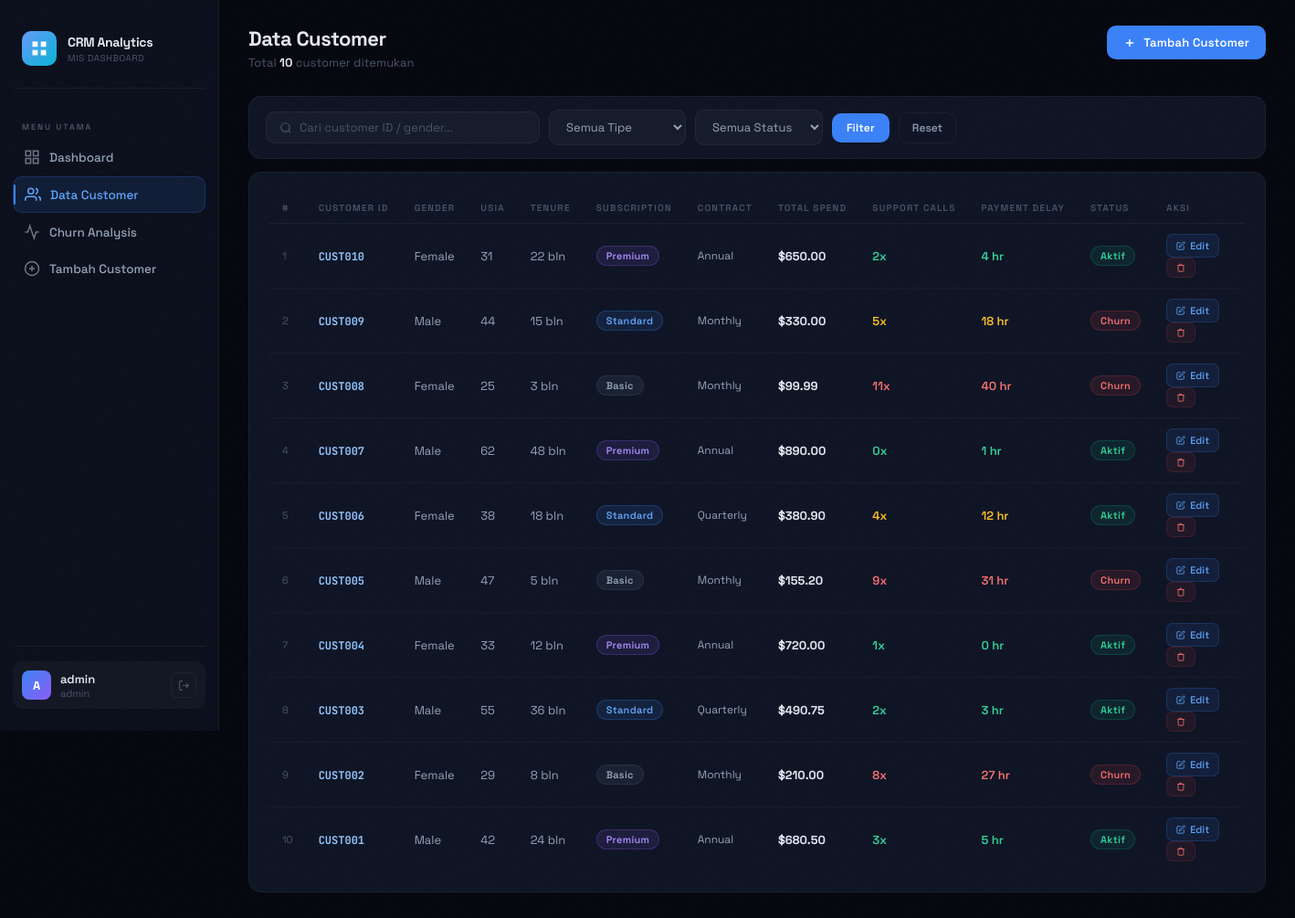
/customers.php (signed in), run on the app's committed database.
### tables this page shows
CREATE TABLE IF NOT EXISTS customer_churn (
    id            INT AUTO_INCREMENT PRIMARY KEY,
    customerid    VARCHAR(50)  NOT NULL UNIQUE,
    age           INT          NOT NULL,
    gender        VARCHAR(10)  NOT NULL,
    tenure        INT          DEFAULT 0,
    usage_frequency INT        DEFAULT 0,
    support_calls   INT        DEFAULT 0,
    payment_delay   INT        DEFAULT 0,
    subscription_type VARCHAR(20) NOT NULL DEFAULT 'Basic',
    contract_length   VARCHAR(20) NOT NULL DEFAULT 'Monthly',
    total_spend       DECIMAL(10,2) DEFAULT 0.00,
    last_interaction  INT        DEFAULT 0,
    churn             TINYINT(1) DEFAULT 0,
    created_at        TIMESTAMP  DEFAULT CURRENT_TIMESTAMP,
    updated_at        TIMESTAMP  DEFAULT CURRENT_TIMESTAMP ON UPDATE CURRENT_TIMESTAMP
);

### customers.php (the view, shortened to what this page needs)
<?php
include 'koneksi.php';
$search   = mysqli_real_escape_string($conn, trim($_GET['q']   ?? ''));
$filterSub   = mysqli_real_escape_string($conn, $_GET['sub']   ?? '');
$filterChurn = isset($_GET['churn']) && $_GET['churn'] !== '' ? (int)$_GET['churn'] : '';
$where = "WHERE 1=1";
$perPage = 15;
$page    = max(1, (int)($_GET['page'] ?? 1));
$offset  = ($page - 1) * $perPage;
$totalRes = mysqli_query($conn, "SELECT COUNT(*) as c FROM customer_churn $where");
$total    = mysqli_fetch_assoc($totalRes)['c'];
$rows = mysqli_query($conn,
    "SELECT * FROM customer_churn $where ORDER BY id DESC LIMIT $perPage OFFSET $offset"
);
?>
<!DOCTYPE html>
<html lang="id">
<head>
<link rel="stylesheet" href="assets/style.css">
</head>
<body>
<?php include 'partials/sidebar.php'; ?>
<div class="main">
  <div class="page-header">
    <div>
      <div class="page-title">Data Customer</div>
      <div class="page-sub">Total <strong style="color:var(--text);"><?= number_format($total) ?></strong> customer ditemukan</div>
    </div>
    <a href="tambah.php" class="btn-primary">
      <svg width="14" height="14" viewBox="0 0 24 24" fill="none" stroke="currentColor" stroke-width="2.5"><line x1="12" y1="5" x2="12" y2="19"/><line x1="5" y1="12" x2="19" y2="12"/></svg>
      Tambah Customer
    </a>
  </div>
  <div class="section-card" style="padding:14px 18px; margin-bottom:14px;">
    <form method="GET" class="filter-bar">
      <div class="search-input">
        <svg class="search-icon" width="14" height="14" viewBox="0 0 24 24" fill="none" stroke="currentColor" stroke-width="2"><circle cx="11" cy="11" r="8"/><line x1="21" y1="21" x2="16.65" y2="16.65"/></svg>
        <input type="text" name="q" placeholder="Cari customer ID / gender..." value="<?= htmlspecialchars($search) ?>">
      </div>
      <select name="sub" class="form-select" style="width:150px;">
        <option value="">Semua Tipe</option>
      </select>
      <select name="churn" class="form-select" style="width:140px;">
        <option value="">Semua Status</option>
      </select>
      <button type="submit" class="btn-primary" style="padding:8px 16px;font-size:12px;">Filter</button>
      <a href="customers.php" class="btn-secondary" style="padding:8px 14px;font-size:12px;">Reset</a>
    </form>
  </div>
  <div class="section-card">
    <div class="table-wrap">
      <table>
        <thead>
          <tr>
            <th>#</th><th>Customer ID</th><th>Gender</th><th>Usia</th>
            <th>Tenure</th><th>Subscription</th><th>Contract</th>
            <th>Total Spend</th><th>Support Calls</th><th>Payment Delay</th>
            <th>Status</th><th>Aksi</th>
          </tr>
        </thead>
        <tbody>
        <?php if (mysqli_num_rows($rows) === 0): ?>
          <tr><td colspan="12" style="text-align:center;color:var(--muted);padding:32px;">Tidak ada data customer.</td></tr>
        <?php else: $no = $offset + 1; while ($r = mysqli_fetch_assoc($rows)): ?>
          <?php
            $subClass  = strtolower($r['subscription_type']);
            $callColor = $r['support_calls'] >= 7 ? '#f87171' : ($r['support_calls'] >= 4 ? '#fbbf24' : '#34d399');
            $delayColor= $r['payment_delay'] >= 20 ? '#f87171' : ($r['payment_delay'] >= 10 ? '#fbbf24' : '#34d399');
          ?>
          <tr>
            <td style="color:var(--muted);font-size:11px;"><?= $no++ ?></td>
            <td><strong style="color:#93c5fd;font-family:'JetBrains Mono',monospace;font-size:12px;"><?= htmlspecialchars($r['customerid']) ?></strong></td>
            <td><?= htmlspecialchars($r['gender']) ?></td>
            <td><?= $r['age'] ?></td>
            <td><?= $r['tenure'] ?> bln</td>
            <td><span class="badge badge-<?= $subClass ?>"><?= htmlspecialchars($r['subscription_type']) ?></span></td>
            <td style="font-size:12px;"><?= htmlspecialchars($r['contract_length']) ?></td>
            <td><strong>$<?= number_format($r['total_spend'], 2) ?></strong></td>
            <td><span style="color:<?= $callColor ?>;font-weight:600;"><?= $r['support_calls'] ?>x</span></td>
            <td><span style="color:<?= $delayColor ?>;font-weight:600;"><?= $r['payment_delay'] ?> hr</span></td>
            <td><?= $r['churn'] ? '<span class="badge badge-churn">Churn</span>' : '<span class="badge badge-active">Aktif</span>' ?></td>
            <td>
              <a href="edit.php?id=<?= urlencode($r['customerid']) ?>" class="action-btn btn-edit">
                <svg width="10" height="10" viewBox="0 0 24 24" fill="none" stroke="currentColor" stroke-width="2"><path d="M11 4H4a2 2 0 0 0-2 2v14a2 2 0 0 0 2 2h14a2 2 0 0 0 2-2v-7"/><path d="M18.5 2.5a2.121 2.121 0 0 1 3 3L12 15l-4 1 1-4 9.5-9.5z"/></svg>
                Edit
              </a>
              <a href="customers.php?hapus=<?= urlencode($r['customerid']) ?>&<?= http_build_query(array_filter(['q'=>$search,'sub'=>$filterSub,'churn'=>$filterChurn,'page'=>$page])) ?>"
                 class="action-btn btn-delete"
                 onclick="return confirm('Hapus customer <?= htmlspecialchars($r['customerid']) ?>?')">
                <svg width="10" height="10" viewBox="0 0 24 24" fill="none" stroke="currentColor" stroke-width="2"><polyline points="3 6 5 6 21 6"/><path d="M19 6v14a2 2 0 0 1-2 2H7a2 2 0 0 1-2-2V6m3 0V4a1 1 0 0 1 1-1h4a1 1 0 0 1 1 1v2"/></svg>
              </a>
            </td>
          </tr>
        <?php endwhile; endif; ?>
        </tbody>
      </table>
    </div>
  </div>
</div>
</body>
</html>

### partials/sidebar.php
<?php
$current = basename($_SERVER['PHP_SELF']);
?>
<aside class="sidebar">
  <div class="sidebar-brand">
    <div class="brand-logo">
      <svg viewBox="0 0 24 24"><path d="M3 3h7v7H3V3zm11 0h7v7h-7V3zm0 11h7v7h-7v-7zM3 14h7v7H3v-7z"/></svg>
    </div>
    <div>
      <div class="brand-name">CRM Analytics</div>
      <div class="brand-sub">MIS Dashboard</div>
    </div>
  </div>
  <div class="nav-label">Menu Utama</div>
  <a href="index.php" class="nav-link <?= $current==='index.php' ? 'active' : '' ?>">
    <svg class="nav-icon" viewBox="0 0 24 24" fill="none" stroke="currentColor" stroke-width="2"><rect x="3" y="3" width="7" height="7"/><rect x="14" y="3" width="7" height="7"/><rect x="14" y="14" width="7" height="7"/><rect x="3" y="14" width="7" height="7"/></svg>
    Dashboard
  </a>
  <a href="customers.php" class="nav-link <?= $current==='customers.php' ? 'active' : '' ?>">
    <svg class="nav-icon" viewBox="0 0 24 24" fill="none" stroke="currentColor" stroke-width="2"><path d="M17 21v-2a4 4 0 0 0-4-4H5a4 4 0 0 0-4 4v2"/><circle cx="9" cy="7" r="4"/><path d="M23 21v-2a4 4 0 0 0-3-3.87"/><path d="M16 3.13a4 4 0 0 1 0 7.75"/></svg>
    Data Customer
  </a>
  <a href="analytics.php" class="nav-link <?= $current==='analytics.php' ? 'active' : '' ?>">
    <svg class="nav-icon" viewBox="0 0 24 24" fill="none" stroke="currentColor" stroke-width="2"><polyline points="22 12 18 12 15 21 9 3 6 12 2 12"/></svg>
    Churn Analysis
  </a>
  <a href="tambah.php" class="nav-link <?= $current==='tambah.php' ? 'active' : '' ?>">
    <svg class="nav-icon" viewBox="0 0 24 24" fill="none" stroke="currentColor" stroke-width="2"><circle cx="12" cy="12" r="10"/><line x1="12" y1="8" x2="12" y2="16"/><line x1="8" y1="12" x2="16" y2="12"/></svg>
    Tambah Customer
  </a>
  <div class="sidebar-footer">
    <div class="user-row">
      <div class="user-avatar"><?= strtoupper(substr($_SESSION['username'] ?? 'A', 0, 1)) ?></div>
      <div>
        <div class="user-name"><?= htmlspecialchars($_SESSION['username'] ?? 'Admin') ?></div>
        <div class="user-role"><?= htmlspecialchars($_SESSION['role'] ?? 'Administrator') ?></div>
      </div>
      <a href="logout.php" class="logout-btn" title="Logout">
        <svg width="13" height="13" viewBox="0 0 24 24" fill="none" stroke="currentColor" stroke-width="2"><path d="M9 21H5a2 2 0 0 1-2-2V5a2 2 0 0 1 2-2h4"/><polyline points="16 17 21 12 16 7"/><line x1="21" y1="12" x2="9" y2="12"/></svg>
      </a>
    </div>
  </div>
</aside>

### data on the page
customer_churn: customerid "CUST010", gender "Female", age "31", tenure "22", subscription_type "Premium", contract_length "Annual", total_spend "650.00", support_calls "2", payment_delay "4", churn "Aktif"
customer_churn: customerid "CUST009", gender "Male", age "44", tenure "15", subscription_type "Standard", contract_length "Monthly", total_spend "330.00", support_calls "5", payment_delay "18", churn "Churn"
customer_churn: customerid "CUST008", gender "Female", age "25", tenure "3", subscription_type "Basic", contract_length "Monthly", total_spend "99.99", support_calls "11", payment_delay "40", churn "Churn"
customer_churn: customerid "CUST007", gender "Male", age "62", tenure "48", subscription_type "Premium", contract_length "Annual", total_spend "890.00", support_calls "0", payment_delay "1", churn "Aktif"
customer_churn: customerid "CUST006", gender "Female", age "38", tenure "18", subscription_type "Standard", contract_length "Quarterly", total_spend "380.90", support_calls "4", payment_delay "12", churn "Aktif"
customer_churn: customerid "CUST005", gender "Male", age "47", tenure "5", subscription_type "Basic", contract_length "Monthly", total_spend "155.20", support_calls "9", payment_delay "31", churn "Churn"
customer_churn: customerid "CUST004", gender "Female", age "33", tenure "12", subscription_type "Premium", contract_length "Annual", total_spend "720.00", support_calls "1", payment_delay "0", churn "Aktif"
customer_churn: customerid "CUST003", gender "Male", age "55", tenure "36", subscription_type "Standard", contract_length "Quarterly", total_spend "490.75", support_calls "2", payment_delay "3", churn "Aktif"
customer_churn: customerid "CUST002", gender "Female", age "29", tenure "8", subscription_type "Basic", contract_length "Monthly", total_spend "210.00", support_calls "8", payment_delay "27", churn "Churn"
customer_churn: customerid "CUST001", gender "Male", age "42", tenure "24", subscription_type "Premium", contract_length "Annual", total_spend "680.50", support_calls "3", payment_delay "5", churn "Aktif"

### other printed values
substr($_SESSION['username'] ?? 'A', 0, 1) "A"
$_SESSION['username'] "admin"
$_SESSION['role'] "admin"
$total "10"
